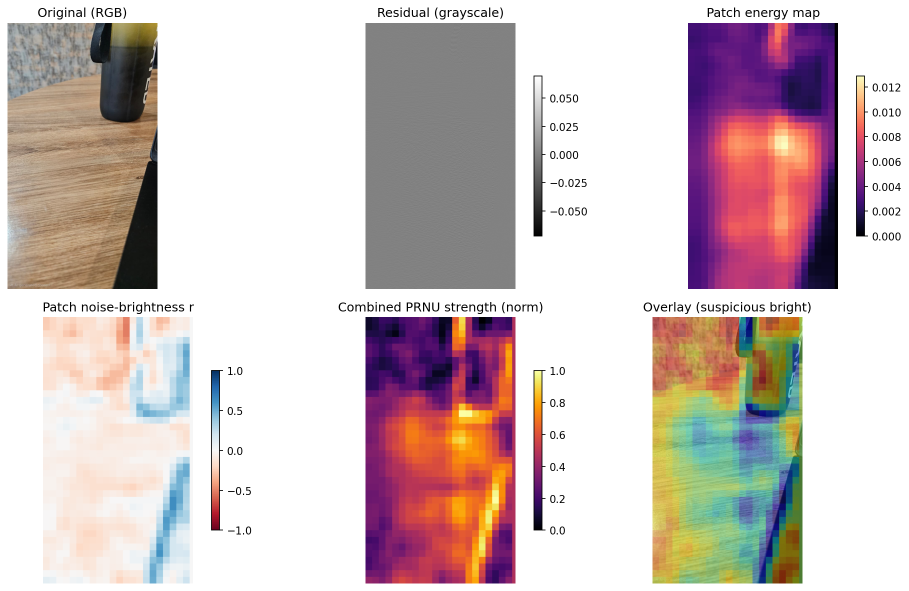
#> input picture analysis_out/analysis_overlay.png, 1818 x 1182 px (shown at 1/2 size)
$ python save_suspicious_patches.py analysis_out/analysis_overlay.png
#> lines starting #> are read from the running program, lines starting #| are printed output that depends on the picture; after the words box and inside, x2 and y2 are one past the last pixel; in counts of white or black regions, pixels touching at a corner belong together
#!/usr/bin/env python3
"""
save_suspicious_patches.py
- Compute patch PRNU features (residual energy, noise-brightness Pearson r)
- Build a combined suspicion score per patch
- Save top-N suspicious patches (cropped images) to an output folder
- Save a visualization (overlay) and heatmap images

Usage:
    python save_suspicious_patches.py /path/to/image.jpg --out out_dir --patch 64 --stride 32 --top 12
"""

import os
import argparse
import numpy as np
import cv2
from skimage.restoration import denoise_wavelet
from scipy import stats
import matplotlib.pyplot as plt
from matplotlib import cm

def load_image(path):
    bgr = cv2.imread(path, cv2.IMREAD_COLOR)
    if bgr is None:
        raise FileNotFoundError(path)
    rgb = cv2.cvtColor(bgr, cv2.COLOR_BGR2RGB)
    return rgb.astype(np.float32) / 255.0

def denoise_image(img, method='wavelet'):
    den = np.zeros_like(img)
    for c in range(img.shape[2]):
        channel = img[..., c]
        if method == 'wavelet':
            den[..., c] = denoise_wavelet(channel, method='BayesShrink', mode='soft',
                                          rescale_sigma=True, channel_axis=None)
        else:
            ch8 = np.clip(channel * 255.0, 0, 255).astype(np.uint8)
            den8 = cv2.fastNlMeansDenoising(ch8, h=10)
            den[..., c] = den8.astype(np.float32) / 255.0
    return den

def extract_residual(img, denoised):
    residual = img - denoised
    residual_gray = residual.mean(axis=2)
    hp = cv2.GaussianBlur(residual_gray, (0,0), sigmaX=1.0)
    residual_hp = residual_gray - hp
    return residual_hp

def local_noise_brightness_corr(patch_img_gray, patch_residual):
    flat_b = patch_img_gray.ravel()
    flat_r = np.abs(patch_residual).ravel()
    # degenerate case
    if flat_r.size < 2 or np.allclose(flat_r, flat_r[0]) or np.allclose(flat_b, flat_b[0]):
        return 0.0
    r, _ = stats.pearsonr(flat_b, flat_r)
    return float(r)

def compute_patch_features(img, residual, patch_size=64, stride=32):
    H, W = residual.shape
    img_gray = 0.2989 * img[...,0] + 0.5870 * img[...,1] + 0.1140 * img[...,2]
    coords = []
    energies = []
    rs = []
    ys = list(range(0, H-patch_size+1, stride))
    xs = list(range(0, W-patch_size+1, stride))
    for y in ys:
        for x in xs:
            rp = residual[y:y+patch_size, x:x+patch_size]
            bp = img_gray[y:y+patch_size, x:x+patch_size]
            energy = float(np.std(rp))
            r = local_noise_brightness_corr(bp, rp)
            coords.append((y,x))
            energies.append(energy)
            rs.append(r)
    return np.array(coords), np.array(energies), np.array(rs), (ys, xs)

def build_dense_maps(coords, values, image_shape, patch_size=64):
    H, W = image_shape[:2]
    accum = np.zeros((H,W), dtype=np.float32)
    count = np.zeros((H,W), dtype=np.float32)
    for val, (y,x) in zip(values, coords):
        accum[y:y+patch_size, x:x+patch_size] += float(val)
        count[y:y+patch_size, x:x+patch_size] += 1.0
    count = np.maximum(count, 1.0)
    return accum / count

def save_top_patches(img, coords, energies, rs, top_n, patch_size, out_dir, prefix="susp"):
    # compute a suspicion score: lower energy and lower r -> more suspicious
    # normalize energies and rs first (zscore)
    e_z = (energies - energies.mean()) / (energies.std() + 1e-12)
    r_z = (rs - rs.mean()) / (rs.std() + 1e-12)
    # combine: make lower r (negative) suspicious; lower energy suspicious
    # We'll compute score = -e_z + -r_z  (higher => more suspicious)
    score = (-e_z) + (-r_z)
    idx_sorted = np.argsort(-score)  # descending
    saved = []
    os.makedirs(out_dir, exist_ok=True)
    for rank, idx in enumerate(idx_sorted[:top_n]):
        y,x = coords[idx]
        crop = (img[y:y+patch_size, x:x+patch_size, :] * 255.0).astype(np.uint8)
        fname = os.path.join(out_dir, f"{prefix}_{rank:02d}_y{y}_x{x}_e{energies[idx]:.6f}_r{rs[idx]:.3f}.png")
        cv2.imwrite(fname, cv2.cvtColor(crop, cv2.COLOR_RGB2BGR))
        saved.append(fname)
    return saved

def visualize_and_save(img, residual, energy_map, r_map, comb_map, overlay, out_dir):
    os.makedirs(out_dir, exist_ok=True)
    plt.figure(figsize=(14,8))
    plt.subplot(2,3,1); plt.title("Original (RGB)"); plt.imshow(img); plt.axis('off')
    plt.subplot(2,3,2); plt.title("Residual (grayscale)"); plt.imshow(residual, cmap='gray'); plt.colorbar(shrink=0.6); plt.axis('off')
    plt.subplot(2,3,3); plt.title("Patch energy map"); plt.imshow(energy_map, cmap='magma'); plt.colorbar(shrink=0.6); plt.axis('off')
    plt.subplot(2,3,4); plt.title("Patch noise-brightness r"); plt.imshow(r_map, cmap='RdBu', vmin=-1.0, vmax=1.0); plt.colorbar(shrink=0.6); plt.axis('off')
    plt.subplot(2,3,5); plt.title("Combined PRNU strength (norm)"); plt.imshow(comb_map, cmap='inferno'); plt.colorbar(shrink=0.6); plt.axis('off')
    plt.subplot(2,3,6); plt.title("Overlay (suspicious bright)"); plt.imshow(img); plt.imshow(overlay, alpha=0.45); plt.axis('off')
    plt.tight_layout()
    out_png = os.path.join(out_dir, "analysis_overlay.png")
    plt.savefig(out_png, dpi=150, bbox_inches='tight')
    plt.show()
    return out_png

def main():
    parser = argparse.ArgumentParser()
    parser.add_argument("image", help="Path to image")
    parser.add_argument("--out", default="out_patches", help="Output folder")
    parser.add_argument("--patch", type=int, default=64, help="Patch size")
    parser.add_argument("--stride", type=int, default=32, help="Patch stride")
    parser.add_argument("--top", type=int, default=12, help="Top N suspicious patches to save")
    parser.add_argument("--denoise", choices=('wavelet','nl_means'), default='wavelet')
    args = parser.parse_args()

    IMAGE_PATH = args.image
    OUTDIR = args.out
    PATCH = args.patch
    STRIDE = args.stride
    TOPN = args.top

    print("Loading image:", IMAGE_PATH)
    img = load_image(IMAGE_PATH)
#> in load_image, bgr is the input picture: shape (1182, 1818, 3); mean B, G, R 193.5, 193.3, 208.8
    den = denoise_image(img, method=args.denoise)
    res = extract_residual(img, den)

    coords, energies, rs, _ = compute_patch_features(img, res, patch_size=PATCH, stride=STRIDE)
#> after the loop in compute_patch_features, `for y in ys:`: bp: shape (64, 64) float32; every value is 1
#> after the loop in compute_patch_features, `for y in ys:`: rp: shape (64, 64) float32; every value is 0
    # build dense maps for visualization
    energy_map = build_dense_maps(coords, energies, img.shape, patch_size=PATCH)
#> the loop in build_dense_maps, `for val, (y,x) in zip(values, coords):` made 1925 passes
#> (val, y, x) on passes 1 to 3: (0.000431, 0, 0), (0.000532, 0, 32), (0.000595, 0, 64)
#> after the loop in build_dense_maps, `for val, (y,x) in zip(values, coords):`:
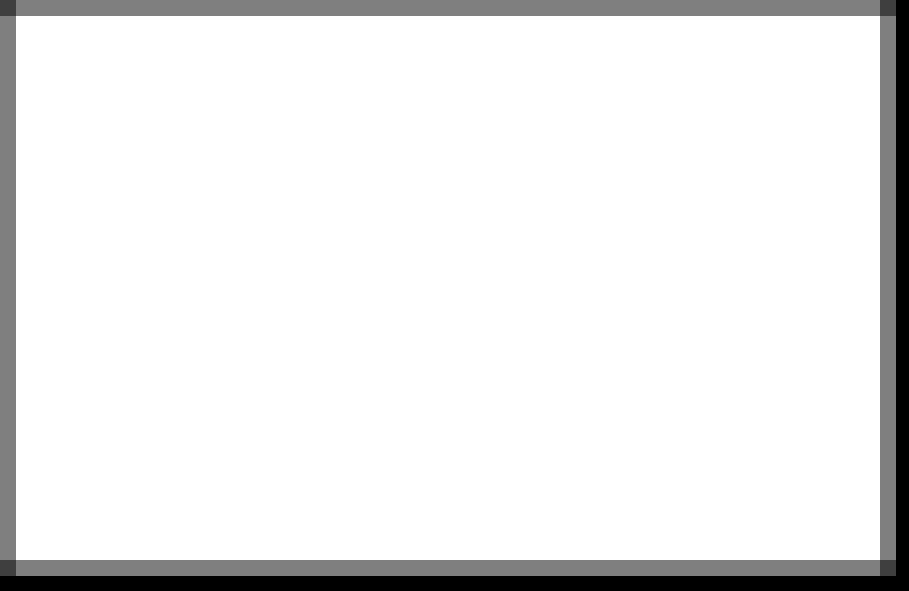
#> count: shape (1182, 1818) float32 (shown at 1/2 size); min 0, max 4, mean 3.67; drawn with min black and max white
#> in build_dense_maps, `return accum / count`:
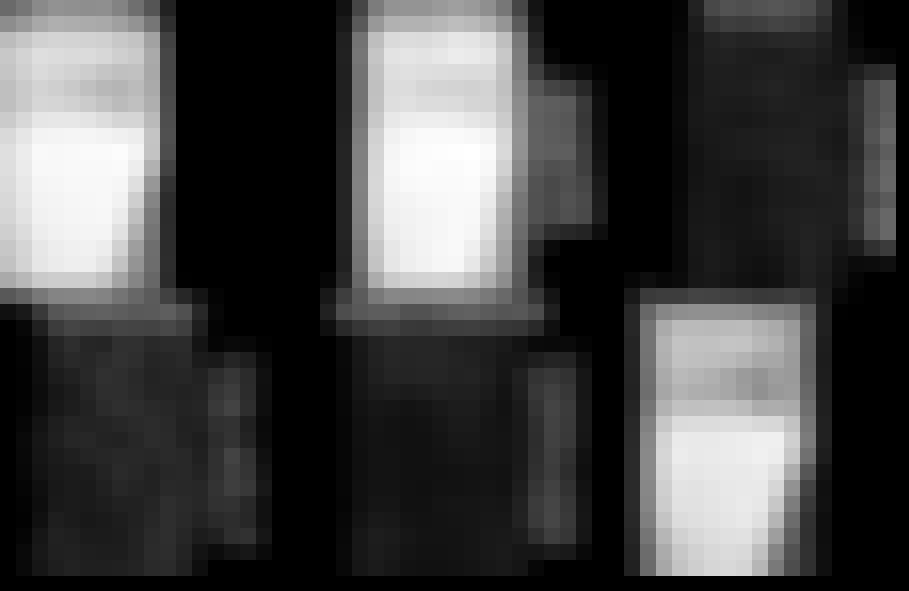
#> returned value: shape (1182, 1818) float32 (shown at 1/2 size); min 0, max 0.00103, mean 0.000282; drawn with min black and max white
    r_map = build_dense_maps(coords, rs, img.shape, patch_size=PATCH)
#> call 2 of build_dense_maps, with coords = array of shape (1925, 2), values = array of shape (1925,), image_shape = (1182, 1818, 3), patch_size = 64
#> the loop in build_dense_maps (call 2), `for val, (y,x) in zip(values, coords):` made 1925 passes
#> (val, y, x) on passes 1 to 3: (-0.85, 0, 0), (-0.753, 0, 32), (-0.636, 0, 64)
#> in build_dense_maps (call 2), `return accum / count`:
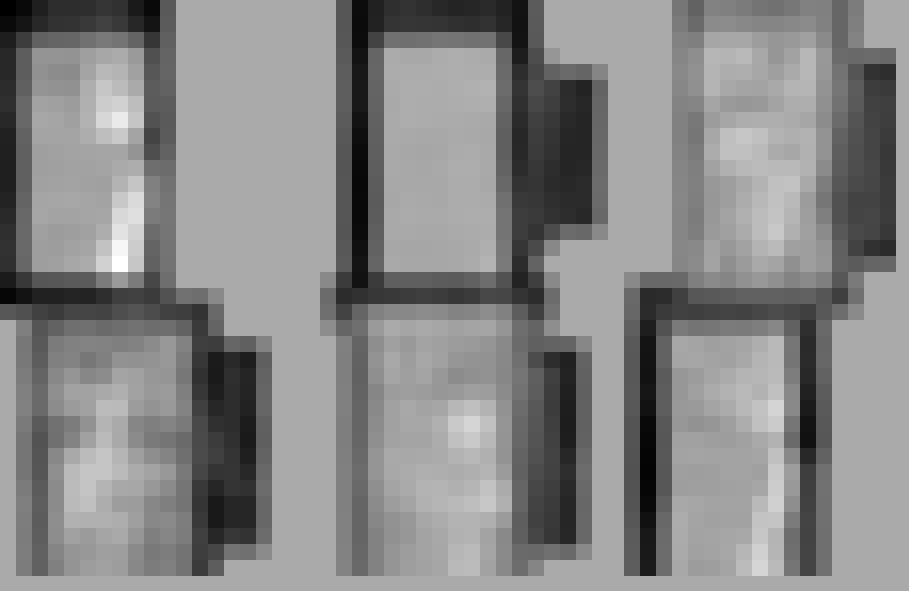
#> returned value: shape (1182, 1818) float32 (shown at 1/2 size); min -0.85, max 0.42, mean -0.18; drawn with min black and max white
    # normalize patch-level combination to [0,1] (zscore based fusion)
    e_z = (energies - energies.mean()) / (energies.std() + 1e-12)
    r_z = (rs - rs.mean()) / (rs.std() + 1e-12)
    # comb zscore: high value = strong PRNU; we want suspicious = low PRNU, so invert later
    comb_patch = 0.5 * e_z + 0.5 * r_z
    # create dense comb map (put patch-level comb values back to image canvas)
    comb_dense = build_dense_maps(coords, comb_patch, img.shape, patch_size=PATCH)
#> call 3 of build_dense_maps, with coords = array of shape (1925, 2), values = array of shape (1925,), image_shape = (1182, 1818, 3), patch_size = 64
#> the loop in build_dense_maps (call 3), `for val, (y,x) in zip(values, coords):` made 1925 passes
#> (val, y, x) on passes 1 to 3: (-0.991, 0, 0), (-0.671, 0, 32), (-0.373, 0, 64)
#> after the loop in build_dense_maps (call 3), `for val, (y,x) in zip(values, coords):`:
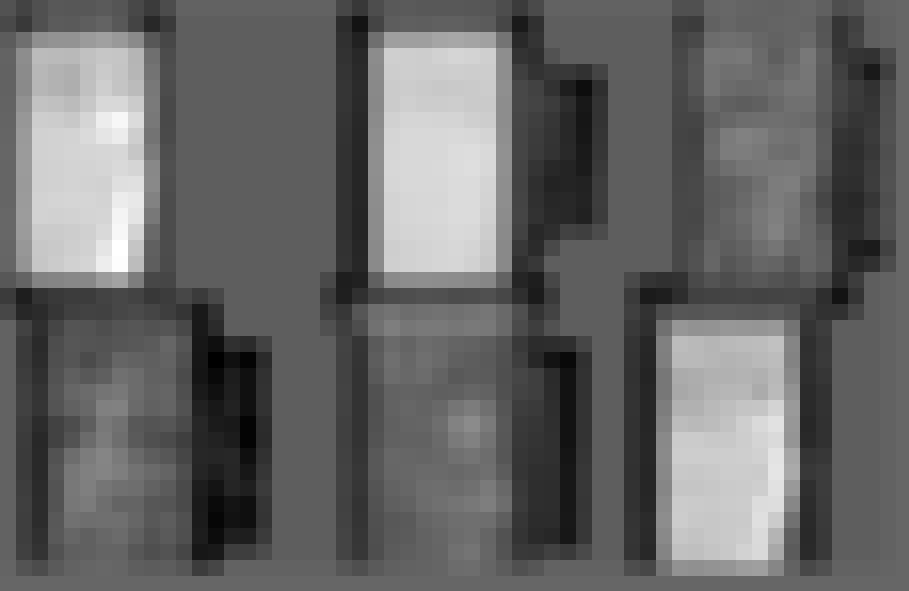
#> accum: shape (1182, 1818) float32 (shown at 1/2 size); min -4.89, max 7.24, mean -1.8e-08; drawn with min black and max white
    # normalize to [0,1]
    mn, mx = comb_dense.min(), comb_dense.max()
    comb_norm = (comb_dense - mn) / (mx - mn + 1e-12)
    # overlay suspicious = inverted comb_norm
    overlay = cm.jet(1.0 - comb_norm)  # RGBA
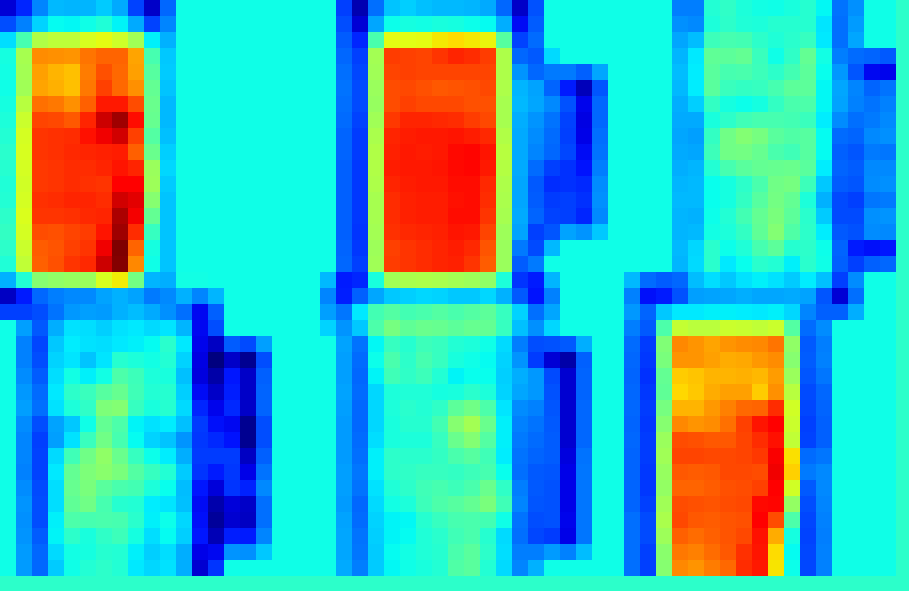
#> overlay: shape (1182, 1818, 4) float64 (shown at 1/2 size); mean of channels 0, 1, 2, 3 0.74, 0.719, 0.237, 1; drawn as B, G, R
    # Save top patches
    saved = save_top_patches(img, coords, energies, rs, TOPN, PATCH, OUTDIR, prefix="susp")
#> the loop in save_top_patches, `for rank, idx in enumerate(idx_sorted[:top_n]):` made 12 passes
#> idx on passes 1 to 12: 1882, 1167, 1170, 1445, 1112, 1222, 990, 21, 256, 1188, 1277, 1772
#> pass 1, in save_top_patches, `crop = (img[y:y+patch_size, x:x+patch_size, :] * 255.0).astype(np.uint8)`:
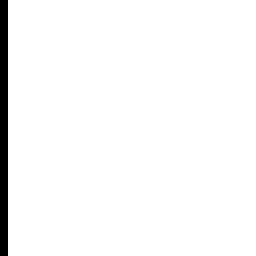
#> crop: shape (64, 64, 3) (shown 4 times larger); values 246 (black) and 255 (white), 96.9% white; 1 black region, box (x1, y1, x2, y2) and area: (0, 0, 2, 64) 128
    print("Saved top patches:", saved)
#> (printed output is left out)
    # Visualization & save overlay
    vis_png = visualize_and_save(img, res, energy_map, r_map, comb_norm, overlay, OUTDIR)
#> in visualize_and_save, `plt.savefig(out_png, dpi=150, bbox_inches='tight')`:
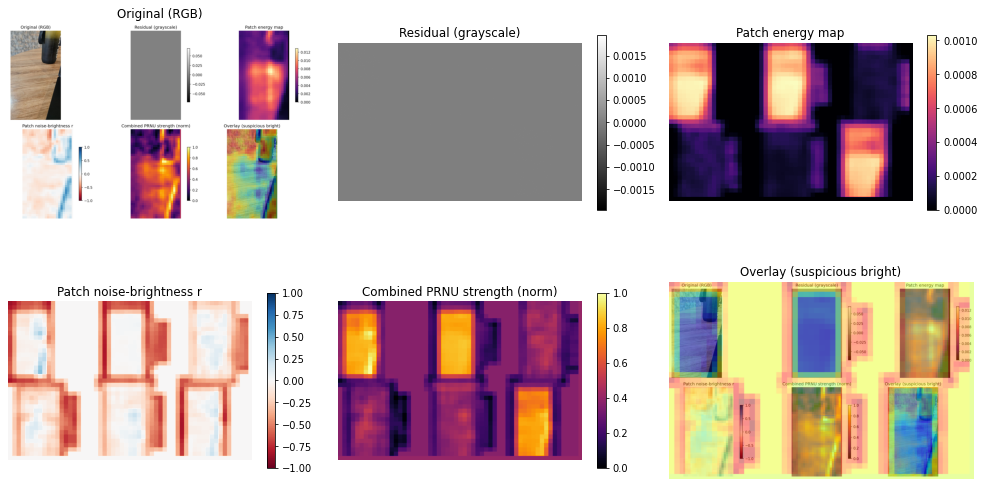
#> figure drawn by matplotlib, 10 panels
    print("Saved visualization:", vis_png)
#| Saved visualization: out_patches/analysis_overlay.png
    # Print summary stats
    print(f"PATCH={PATCH} STRIDE={STRIDE} patches={len(coords)}")
#| PATCH=64 STRIDE=32 patches=1925
    print(f"Energy: mean={energies.mean():.6f} std={energies.std():.6f}")
#| Energy: mean=0.000296 std=0.000345
    print(f"r (pearson): mean={rs.mean():.4f} min={rs.min():.4f} max={rs.max():.4f}")
#| r (pearson): mean=-0.1845 min=-0.8794 max=0.5197

if __name__ == "__main__":
    main()
